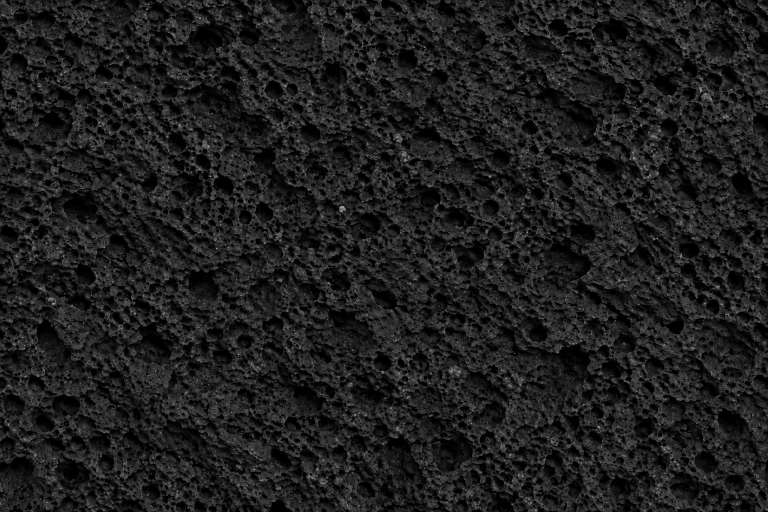
#> input picture Docs/Agents/Blender/studies/textures/VolcanicBlackBasaltAlbedo_v1.png, 1536 x 1024 px (shown at 1/2 size)
$ python build_black_volcanic_pbr.py
#> lines starting #> are read from the running program, lines starting #| are printed output that depends on the picture; after the words box and inside, x2 and y2 are one past the last pixel; in counts of white or black regions, pixels touching at a corner belong together; long printed decimals are rounded
"""Bake aligned, edge-matched study PBR maps from the approved black rock image.

Uses Pillow and NumPy. Height/normal/AO are image-derived estimates for visual
authoring, not measured scans; preserve the source image for future replacement.
"""

from pathlib import Path

import numpy as np
from PIL import Image


ROOT = Path(__file__).with_name("textures")
SOURCE = ROOT / "VolcanicBlackBasaltAlbedo_v1.png"
PREFIX = "VolcanicBlackBasalt"
SIZE = 1024


def gaussian_periodic(array, sigma):
    height, width = array.shape
    fy = np.fft.fftfreq(height)[:, None]
    fx = np.fft.fftfreq(width)[None, :]
    kernel = np.exp(-2 * np.pi**2 * sigma**2 * (fx * fx + fy * fy))
    return np.fft.ifft2(np.fft.fft2(array) * kernel).real


def edge_match(array, band=80):
    """Make opposing pixels identical with a wide, smooth wrapped correction."""
    out = array.astype(np.float32).copy()
    height, width = out.shape[:2]
    delta = out[:, 0].copy() - out[:, -1].copy()
    for x in range(band):
        weight = 0.5 * (1 + np.cos(np.pi * x / band))
        out[:, x] -= 0.5 * weight * delta
        out[:, width - 1 - x] += 0.5 * weight * delta
    delta = out[0].copy() - out[-1].copy()
    for y in range(band):
        weight = 0.5 * (1 + np.cos(np.pi * y / band))
        out[y] -= 0.5 * weight * delta
        out[height - 1 - y] += 0.5 * weight * delta
    return out


def seamless_quilt(image):
    """Blend four wrapped crops so center joins and outer borders both agree."""
    height, width = image.shape[:2]
    shifted_x = np.roll(image, width // 2, axis=1)
    shifted_y = np.roll(image, height // 2, axis=0)
    shifted_xy = np.roll(shifted_x, height // 2, axis=0)
    x = np.abs(np.arange(width) - width / 2) / width
    y = np.abs(np.arange(height) - height / 2) / height
    wx = np.where(x < .25, .5 + .5 * np.cos(np.pi * x / .25), 0)[None, :, None]
    wy = np.where(y < .25, .5 + .5 * np.cos(np.pi * y / .25), 0)[:, None, None]
    quilt = (wx * wy * image + wx * (1 - wy) * shifted_y
             + (1 - wx) * wy * shifted_x + (1 - wx) * (1 - wy) * shifted_xy)
    return edge_match(quilt, band=16)


def rgb_png(path, array):
    pixels = np.uint8(np.clip(array * 255 + 0.5, 0, 255))
    pixels[:, -1] = pixels[:, 0]
    pixels[-1] = pixels[0]
    Image.fromarray(pixels, "RGB").save(path)


def gray_png(path, array):
    pixels = np.uint8(np.clip(array * 255 + 0.5, 0, 255))
    pixels[:, -1] = pixels[:, 0]
    pixels[-1] = pixels[0]
    Image.fromarray(pixels, "L").save(path)


def verify_edges(label, array):
    lr = float(np.max(np.abs(array[:, 0] - array[:, -1])))
    tb = float(np.max(np.abs(array[0] - array[-1])))
    if lr > 1 / 255 or tb > 1 / 255:
        raise RuntimeError(f"{label} is not seamless: {lr:.5f} / {tb:.5f}")
    print(f"{label}: opposing-edge maximum {lr:.5f} / {tb:.5f}")


def main():
    image = Image.open(SOURCE).convert("RGB")
#> image is the input picture: PIL image 1536x1024 RGB; mean R, G, B 30.7, 30.4, 30.7
    width, height = image.size
#> width = 1536; height = 1024
    # Square crop avoids stretching the vesicles. A one-kilopixel tile keeps
    # mipmaps predictable for a future PC-game asset export.
    side = min(width, height, SIZE)
#> side = 1024
    image = image.crop(((width - side) // 2, (height - side) // 2,
                        (width + side) // 2, (height + side) // 2))
#> image: PIL image 1024x1024 RGB
    albedo = seamless_quilt(np.asarray(image, dtype=np.float32) / 255)
#> in edge_match, `delta = out[:, 0].copy() - out[:, -1].copy()`: delta = 1024 rows, first 8: [0.0118, 0.0157, 0.0118], [0.0275, 0.0353, 0.0235], [0.00392, 0, 0], [-0.0196, -0.0235, -0.0157], [-0.0157, -0.0196, -0.0235], [0.00392, 0, 0], [-0.0118, -0.0118, -0.00392], [0, 0.00392, 0.00392]
#> in edge_match, `delta = out[0].copy() - out[-1].copy()`: delta = 1024 rows, first 8: [0.0392, 0.0373, 0.0373], [0.0393, 0.0335, 0.0334], [0.0318, 0.026, 0.0259], [-0.113, -0.118, -0.115], [-0.0532, -0.0549, -0.0515], [0.0105, 0.0129, 0.012], [0.0507, 0.0533, 0.056], [-0.0345, -0.0396, -0.0333]
    albedo = np.clip(albedo, 0, 1)
    verify_edges("Albedo", albedo)
#> in verify_edges, `lr = float(np.max(np.abs(array[:, 0] - array[:, -1])))`: lr = 1.49e-08
#| Albedo: opposing-edge maximum 0 / 0

    lum = albedo[..., 0] * .2126 + albedo[..., 1] * .7152 + albedo[..., 2] * .0722
    local = lum - gaussian_periodic(lum, 23)
    heightmap = np.clip(.51 + 2.15 * local + .22 * (lum - lum.mean()), 0, 1)
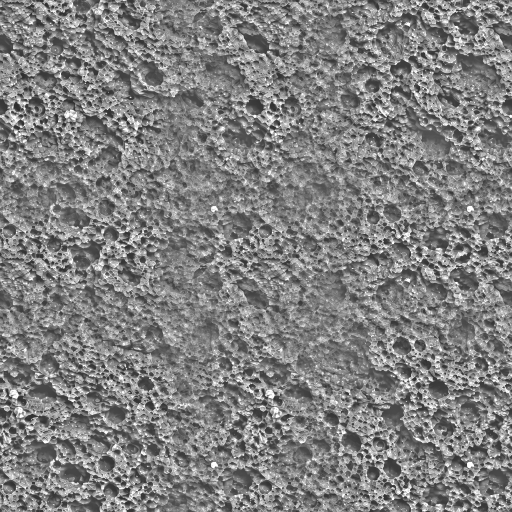
#> heightmap: shape (1024, 1024) float64 (shown at 1/2 size); min 0.153, max 1, mean 0.509
    heightmap = edge_match(heightmap)
#> after the loop in edge_match (call 2), `for x in range(band):`: out: shape (1024, 1024) float32; min 0.153, max 1, mean 0.509
#> after the loop in edge_match (call 2), `for y in range(band):`: out: shape (1024, 1024) float32; min 0.153, max 1, mean 0.509
    heightmap = np.clip(heightmap, 0, 1)
    verify_edges("Height", heightmap)
#| Height: opposing-edge maximum 0 / 0

    dx = (np.roll(heightmap, -1, axis=1) - np.roll(heightmap, 1, axis=1)) * .5
    dy = (np.roll(heightmap, -1, axis=0) - np.roll(heightmap, 1, axis=0)) * .5
    normal = np.stack((-dx * 6.0, -dy * 6.0, np.ones_like(dx)), axis=-1)
    normal /= np.linalg.norm(normal, axis=-1, keepdims=True)
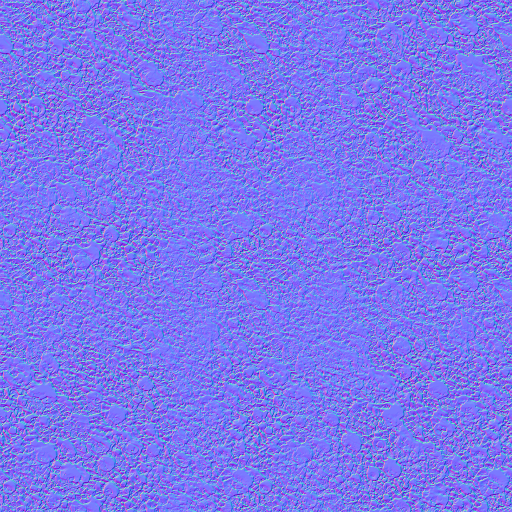
#> normal: shape (1024, 1024, 3) float32 (shown at 1/2 size); mean of channels 0, 1, 2 0.00367, -0.016, 0.885; drawn with min black and max white
    normal = edge_match((normal + 1) * .5)
#> call 3 of edge_match, with band = 80
#> in edge_match (call 3), `delta = out[:, 0].copy() - out[:, -1].copy()`: delta = 1024 rows, first 8: [-0.0136, -0.000111, 0.000312], [0.0479, 0.000605, -0.00106], [0.0486, 0.0018, -0.00581], [0.0467, 0.000888, -0.00243], [0.0604, -0.000466, 0.00173], [-0.463, -0.0431, 0.173], [-0.441, -0.0445, 0.119], [0.0467, 0.000133, -0.00216]
#> after the loop in edge_match (call 3), `for x in range(band):`:
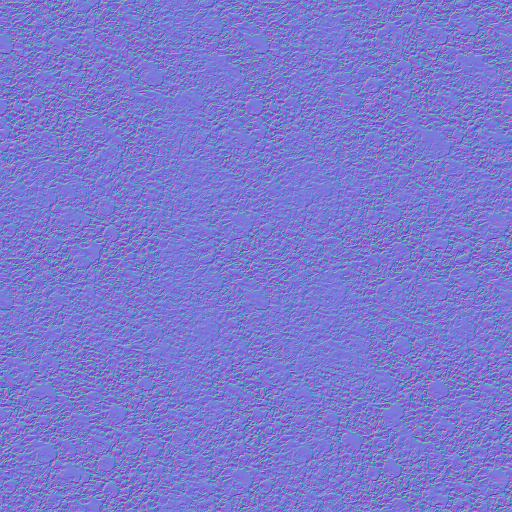
#> out: shape (1024, 1024, 3) float32 (shown at 1/2 size); mean of channels 0, 1, 2 0.502, 0.492, 0.944; drawn with min black and max white
#> in edge_match (call 3), `delta = out[0].copy() - out[-1].copy()`: delta = 1024 rows, first 8: [-0.000741, -0.157, -0.0286], [0.000546, -0.125, -0.0185], [-0.00158, 0.0455, 0.00166], [0.0109, 0.324, -0.0115], [0.0183, 0.5, -0.122], [-0.00296, 0.307, -0.0587], [0.000307, 0.0391, -0.00856], [-0.000305, -0.0697, -0.00406]
    verify_edges("Normal", normal)
#| Normal: opposing-edge maximum 0 / 0

    broad = gaussian_periodic(heightmap, 14)
    ao = np.clip(.88 + 1.7 * (heightmap - broad), .58, 1)
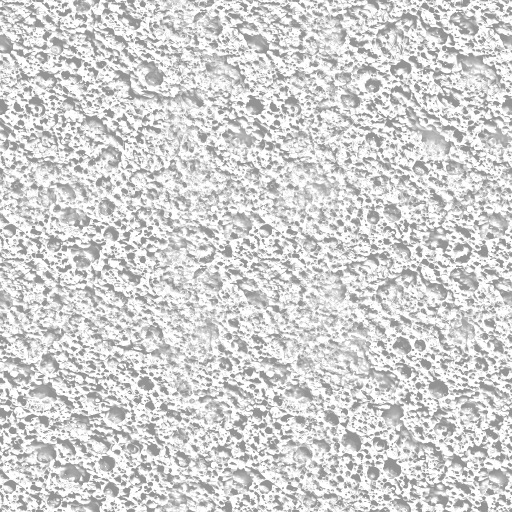
#> ao: shape (1024, 1024) float64 (shown at 1/2 size); min 0.58, max 1, mean 0.827
    ao = np.clip(edge_match(ao), 0, 1)
#> call 4 of edge_match, with band = 80
#> in edge_match (call 4), `delta = out[:, 0].copy() - out[:, -1].copy()`: delta = 1024 values, max 0.00561 at index 100, min -0.00679 at index 949, mean -8.96e-05
#> after the loop in edge_match (call 4), `for x in range(band):`:
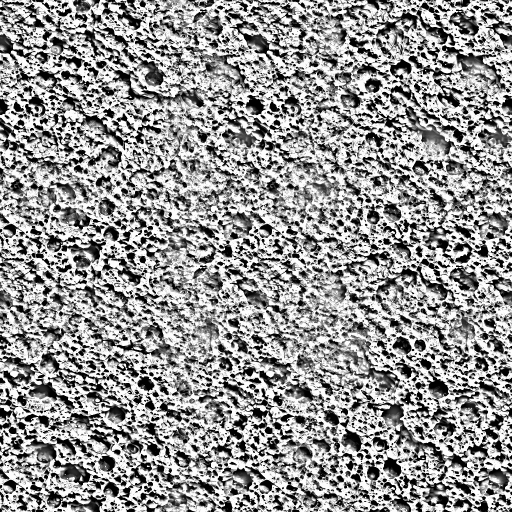
#> out: shape (1024, 1024) float32 (shown at 1/2 size); min 0.577, max 1, mean 0.827; drawn with min black and max white
#> in edge_match (call 4), `delta = out[0].copy() - out[-1].copy()`: delta = 1024 values, max 0.00501 at index 253, min -0.00637 at index 192, mean -0.000431
#> after the loop in edge_match (call 4), `for y in range(band):`: out: shape (1024, 1024) float32; 7.65% of pixels changed, all inside (x1, y1, x2, y2) = (3, 0, 1021, 1024)
    verify_edges("AO", ao)
#| AO: opposing-edge maximum 0 / 0

    normalized = (lum - lum.mean()) / max(float(lum.std()), .01)
    roughness = np.clip(.83 - .055 * normalized, .67, .94)
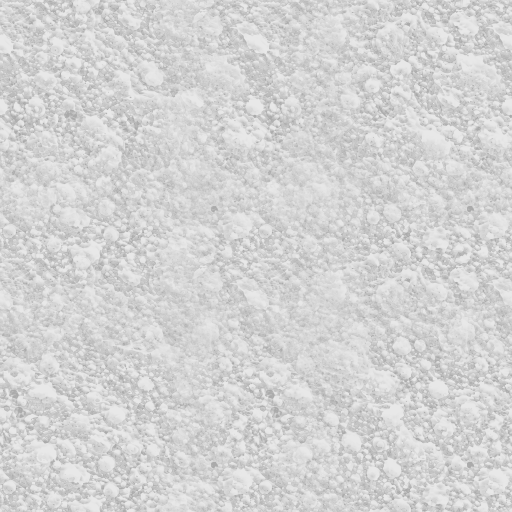
#> roughness: shape (1024, 1024) float32 (shown at 1/2 size); min 0.67, max 0.914, mean 0.83
    roughness = np.clip(edge_match(roughness), 0, 1)
#> after the loop in edge_match (call 5), `for x in range(band):`: out: shape (1024, 1024) float32; under 0.01% of pixels changed, all inside (x1, y1, x2, y2) = (0, 966, 1, 984)
#> after the loop in edge_match (call 5), `for y in range(band):`: out: shape (1024, 1024) float32; min 0.67, max 0.914, mean 0.83
    verify_edges("Roughness", roughness)
#| Roughness: opposing-edge maximum 0 / 0
#| Metallic: opposing-edge maximum 0 / 0
    metallic = np.zeros_like(roughness)
    verify_edges("Metallic", metallic)

    rgb_png(ROOT / f"{PREFIX}_Albedo.png", albedo)
#> in rgb_png, `pixels[:, -1] = pixels[:, 0]`: pixels: shape (1024, 1024, 3); mean of channels 0, 1, 2 30.7, 30.4, 30.6
#> in rgb_png, `pixels[-1] = pixels[0]`: pixels: shape (1024, 1024, 3); mean of channels 0, 1, 2 30.7, 30.4, 30.6
    rgb_png(ROOT / f"{PREFIX}_NormalGL.png", normal)
    gray_png(ROOT / f"{PREFIX}_Roughness.png", roughness)
    gray_png(ROOT / f"{PREFIX}_AO.png", ao)
    gray_png(ROOT / f"{PREFIX}_Metallic.png", metallic)
#> in gray_png (call 3), `pixels[:, -1] = pixels[:, 0]`: pixels: shape (1024, 1024); every value is 0
    height_pixels = np.uint16(np.clip(heightmap * 65535 + .5, 0, 65535))
    height_pixels[:, -1] = height_pixels[:, 0]
    height_pixels[-1] = height_pixels[0]
    Image.fromarray(height_pixels, "I;16").save(ROOT / f"{PREFIX}_Height16.png")

    # Four repeats are more revealing than a single tile preview.
    tile = Image.open(ROOT / f"{PREFIX}_Albedo.png")
    preview = Image.new("RGB", (SIZE * 2, SIZE * 2))
#> preview: PIL image 2048x2048 RGB; every value is 0
    for y in range(2):
        for x in range(2):
            preview.paste(tile, (x * SIZE, y * SIZE))
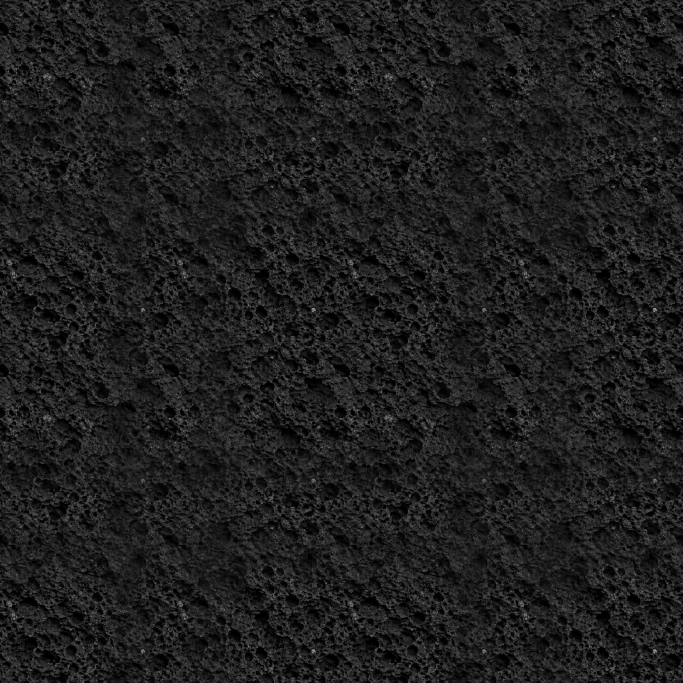
#> preview: PIL image 2048x2048 RGB (shown at 1/3 size); mean R, G, B 30.7, 30.4, 30.6
    preview.thumbnail((1200, 1200))
#> preview: PIL image 1200x1200 RGB
    preview.save(ROOT / f"{PREFIX}_RepeatPreview.png")
    print("Wrote aligned 1024 px black basalt PBR study maps")


if __name__ == "__main__":
    main()
